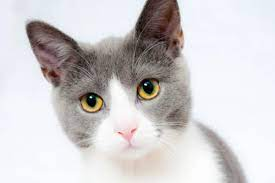
#> input picture Day2/data/1jpg.jpg, 275 x 183 px
$ python 220628_2_2.py
#> lines starting #> are read from the running program, lines starting #| are printed output that depends on the picture
# -*- coding: utf-8 -*-
"""
Created on Tue Jun 28 14:09:42 2022

@author: Samsung
"""

import numpy as np
import cv2

import numpy as np
import cv2

def test1() :
    img = cv2.imread("dog.jpg")
    print(img.shape)

    # cv2.imshow("Dog", img)
    # cv2.waitKey(0)
    # cv2.destroyAllWindows()

    img2 = cv2.cvtColor(img, cv2.COLOR_BGR2HSV) # HSV로 전환
    print(img2.shape)

    cv2.imshow("HSV_Dog", img2)
    cv2.waitKey(0)
    cv2.destroyAllWindows()

# test1()

import os

def my_make_data():
    path = "./data"
    file_list = os.listdir(path)
    # print(file_list)

    data = []

    for i in range(len(file_list)):
        file_path = path + "/" + file_list[i]
        # print(file_path)

        img = cv2.imread(file_path,0)
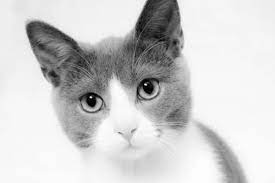
#> img: shape (183, 275); min 0, max 255, mean 206.2
        img = cv2.resize(img, (320,240))
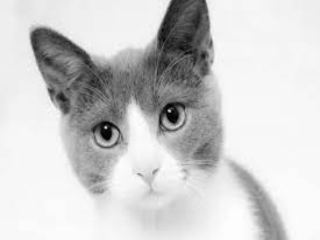
#> img: shape (240, 320); min 0, max 255, mean 206.1
        print(file_path, img.shape)
#| ./data/1jpg.jpg (240, 320)

        data.append(img)
#> pass 2 of the loop in my_make_data, `for i in range(len(file_list)):`:
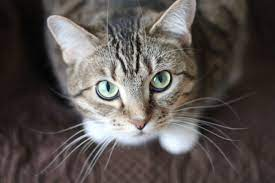
#> input picture Day2/data/2.jpg, 275 x 183 px
#> in my_make_data, `img = cv2.resize(img, (320,240))`:
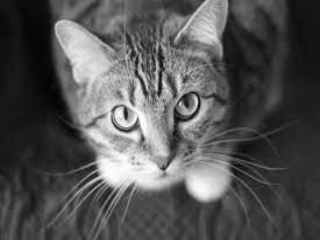
#> img: shape (240, 320); min 3, max 255, mean 83.5
#| ./data/2.jpg (240, 320)
#> pass 3 of the loop in my_make_data, `for i in range(len(file_list)):`:
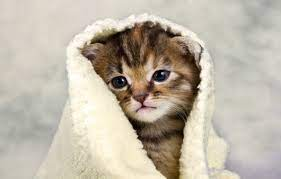
#> input picture Day2/data/3.jpg, 281 x 179 px
#> in my_make_data, `img = cv2.imread(file_path,0)`:
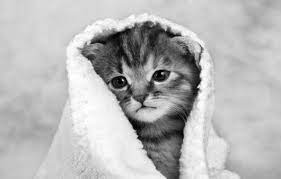
#> img: shape (179, 281); min 0, max 255, mean 183.6
#> in my_make_data, `img = cv2.resize(img, (320,240))`:
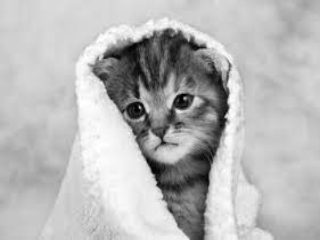
#> img: shape (240, 320); min 0, max 255, mean 183.5
#| ./data/3.jpg (240, 320)

    data = np.array(data)
    print(data.shape)
#| (3, 240, 320)

my_make_data()
